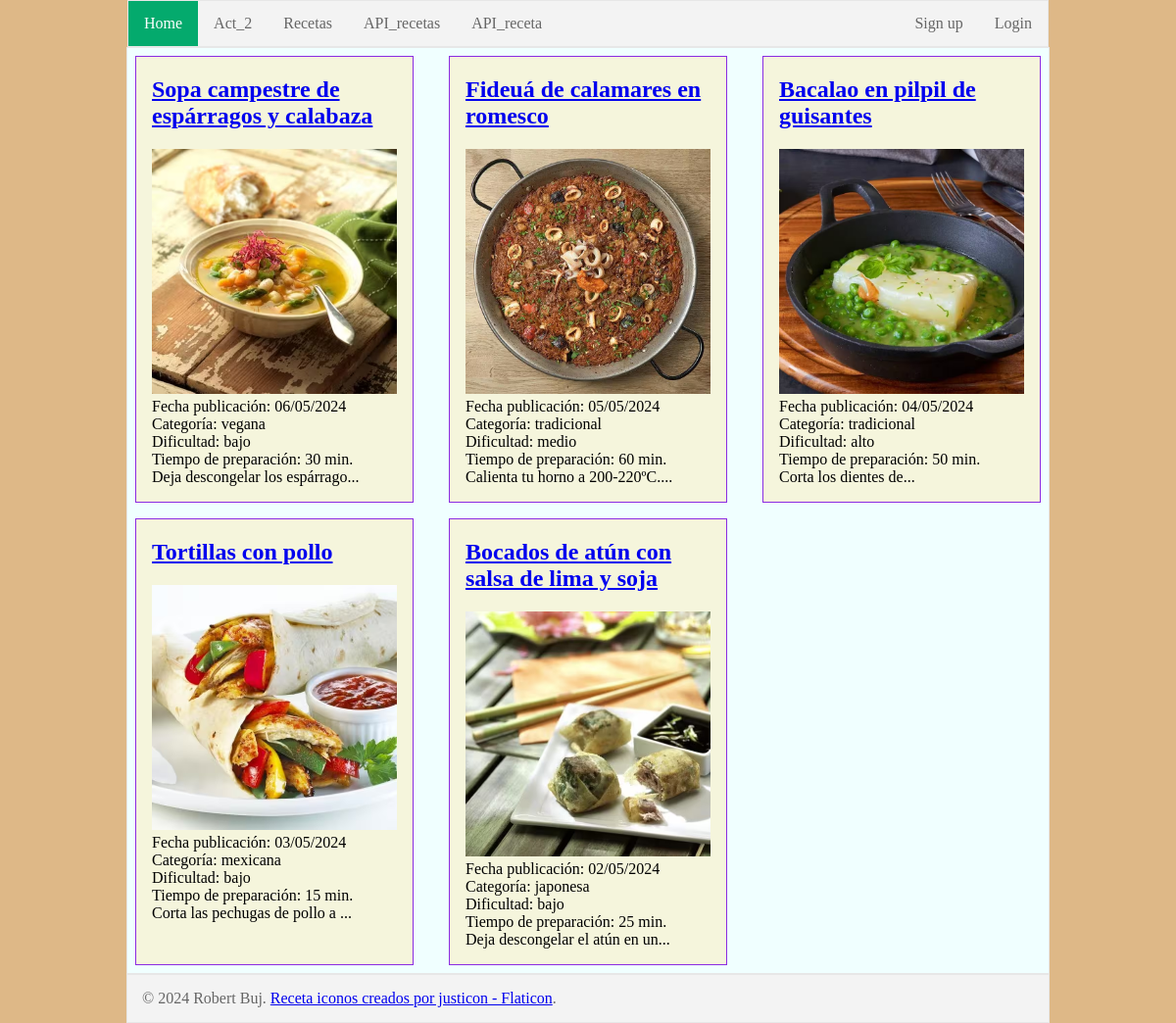
The page / on the database its author committed.
### tables this page shows
CREATE TABLE `recetas_pec3` (
  `id_receta` int NOT NULL,
  `id_categoria` int DEFAULT NULL,
  `id_nivel_dificultad` int DEFAULT NULL,
  `fecha_publicacion` timestamp NULL DEFAULT CURRENT_TIMESTAMP,
  `imagen_receta` varchar(100) DEFAULT NULL,
  `tiempo_preparacion` int DEFAULT NULL,
  `nombre_receta` varchar(75) DEFAULT NULL,
  `texto_receta` varchar(2000) DEFAULT NULL,
  PRIMARY KEY (`id_receta`),
  UNIQUE KEY `id_recepta_UNIQUE` (`id_receta`),
  KEY `fk_categories_pac3_idx` (`id_categoria`),
  KEY `fk_receptes_pac3_1_idx` (`id_nivel_dificultad`),
  CONSTRAINT `fk_categories_pac3` FOREIGN KEY (`id_categoria`) REFERENCES `categorias_pec3` (`id_categoria`),
  CONSTRAINT `fk_nivel_dificultad_pec3` FOREIGN KEY (`id_nivel_dificultad`) REFERENCES `nivel_dificultad_pec3` (`id_nivel_dificultad`)
);

CREATE TABLE `categorias_pec3` (
  `id_categoria` int NOT NULL,
  `nombre_categoria` varchar(25) NOT NULL,
  PRIMARY KEY (`id_categoria`),
  UNIQUE KEY `id_caegoria_UNIQUE` (`id_categoria`)
);

CREATE TABLE `nivel_dificultad_pec3` (
  `id_nivel_dificultad` int NOT NULL,
  `nombre_nivel_dificultad` varchar(25) NOT NULL,
  PRIMARY KEY (`id_nivel_dificultad`),
  UNIQUE KEY `id_nivell_dificultat_UNIQUE` (`id_nivel_dificultad`)
);

### src/index.php (the view, shortened to what this page needs)
<!DOCTYPE html>
<html lang="es">
<head>
  <link rel="stylesheet" type="text/css" href="css/style.css">
</head>
<body>
  <?php
  require 'vars.php';
  require 'common.php';
  echo '<header class="contenido">';
  show_nav_menu();
  echo '</header>';
  echo '<main class="contenido">';
  $conn = new mysqli($host, $user, $password, $dbname);
  $conn->set_charset("utf8");
  echo '<div id="lista_recetas">';
  $instruction = "select UNIX_TIMESTAMP(fecha_publicacion) as dt, SUBSTRING(texto_receta, 4, 30) as resumen_receta, id_receta, imagen_receta, tiempo_preparacion, nombre_receta, id_categoria, id_nivel_dificultad from recetas_pec3 order by fecha_publicacion desc limit 5";
  $recetas = $conn->query($instruction);
  $receta = $recetas->fetch_assoc();
  while ($receta != null) {
    $id_receta = $receta['id_receta'];
    $imagen_receta = $receta['imagen_receta'];
    $dt = $receta['dt'];
    $tiempo_preparacion = $receta['tiempo_preparacion'];
    $nombre_receta = $receta['nombre_receta'];
    $resumen_receta = $receta['resumen_receta'];
    $id_categoria = $receta['id_categoria'];
    $id_nivel_dificultad = $receta['id_nivel_dificultad'];
    $nombre_categoria = get_categoria($conn, $id_categoria);
    $nombre_nivel_dificultad = get_nivel_dificultad($conn, $id_nivel_dificultad);
    echo '<div class="receta_ficha">
            <h2><a href="post.php?id=' . $id_receta . '">' . $nombre_receta . '</a></h2>
            <img src=".' . $imagen_receta . '" alt="imagen de la receta">
  <div class="fecha_receta">Fecha publicación: ' . date('d\/m\/Y', $dt) . '</div>
  <div>Categoría: ' . $nombre_categoria . '</div>
  <div>Dificultad: ' . $nombre_nivel_dificultad . '</div>
  <div>Tiempo de preparación: ' . $tiempo_preparacion . ' min.</div>
  ' . strip_tags($resumen_receta) . '...
</div>';
    $receta = $recetas->fetch_assoc();
  }
  echo '</div>';
  echo '</main>';
  ?>
  <footer class="contenido">
    <p>
      © 2024 Robert Buj. <a href="https://www.flaticon.es/iconos-gratis/receta" target="_blank" rel="noopener noreferrer" title="receta iconos">Receta iconos creados por justicon - Flaticon</a>.
    </p>
  </footer>
</body>
</html>

### src/common.php (shortened to what this page needs)
<?php
function get_categoria($conn, $id_categoria)
{
    $instruction = "select nombre_categoria from categorias_pec3 where id_categoria='" . $id_categoria . "'";
    $res = $conn->query($instruction);
    $fila = $res->fetch_assoc();
    return $fila['nombre_categoria'];
}
function get_nivel_dificultad($conn, $id_nivel_dificultad)
{
    $instruction = "select nombre_nivel_dificultad from nivel_dificultad_pec3 where id_nivel_dificultad='" . $id_nivel_dificultad . "'";
    $res = $conn->query($instruction);
    $fila = $res->fetch_assoc();
    return $fila['nombre_nivel_dificultad'];
}
function show_nav_menu()
{
    $activePage = basename($_SERVER['PHP_SELF'], ".php");
    echo '<ul>';
    $currentPage = "index";
    if ($activePage == $currentPage) {
        echo '<li><a class="active" href="' . $currentPage . '.php">Home</a></li>';
    } else {
        echo '<li><a href="' . $currentPage . '.php">Home</a></li>';
    }
    $currentPage = "activity_2";
    if ($activePage == $currentPage) {
        echo '<li><a class="active" href="' . $currentPage . '.php">Act_2</a></li>';
    } else {
        echo '<li><a href="' . $currentPage . '.php">Act_2</a></li>';
    }
    $currentPage = "recipes";
    if ($activePage == $currentPage) {
        echo '<li><a class="active" href="' . $currentPage . '.php">Recetas</a></li>';
    } else {
        echo '<li><a href="' . $currentPage . '.php">Recetas</a></li>';
    }
    echo '<li><a href="api/recipes/1" target="_blank">API_recetas</a></li>';
    echo '<li><a href="api/recipe/1" target="_blank">API_receta</a></li>';
    if (isset($_SESSION['username'])) {
        $currentPage = "logout";
        if ($activePage == $currentPage) {
            echo '<li style="float:right"><a class="active" href="' . $currentPage . '.php">Logout</a></li>';
        } else {
            echo '<li style="float:right"><a href="' . $currentPage . '.php">Logout</a></li>';
        }
        $currentPage = "edit";
        if (isset($_SESSION['nombre'])) {
            if ($activePage == $currentPage) {
                echo '<li style="float:right"><a class="active" href="' . $currentPage . '.php">¡Hola ' . $_SESSION['nombre'] . '!</a></li>';
            } else {
                echo '<li style="float:right"><a href="' . $currentPage . '.php">¡Hola ' . $_SESSION['nombre'] . '!</a></li>';
            }
        } else {
            if ($activePage == $currentPage) {
                echo '<li style="float:right"><a class="active" href="' . $currentPage . '.php">Perfil de usuario</a></li>';
            } else {
                echo '<li style="float:right"><a href="' . $currentPage . '.php">Perfil de usuario</a></li>';
            }
        }
    } else {
        $currentPage = "login";
        if ($activePage == $currentPage) {
            echo '<li style="float:right"><a class="active" href="' . $currentPage . '.php">Login</a></li>';
        } else {
            echo '<li style="float:right"><a href="' . $currentPage . '.php">Login</a></li>';
        }
        $currentPage = "signup";
        if ($activePage == $currentPage) {
            echo '<li style="float:right"><a class="active" href="' . $currentPage . '.php">Sign up</a></li>';
        } else {
            echo '<li style="float:right"><a href="' . $currentPage . '.php">Sign up</a></li>';
        }
    }
    echo '</ul>';
}

### src/css/style.css (style rules this page uses)
html, body { box-sizing: border-box; height: 100%; margin: 0; display: flex; flex-direction: column; padding: 0; background-color: burlywood; }
.contenido { margin: 0 auto; width: 940px; height: auto; }
h1, h2 { color: chocolate; }
ol, ul { margin: 5px 0 5px 40px; }
main { border: 1px solid #e7e7e7; background-color: azure; flex: 1; }
p { margin: 15px; font-weight: lighter; }
#lista_recetas { display: grid; grid-template-columns: auto auto auto; justify-content: space-between; row-gap: 16px; padding: 8px; }
.receta_ficha { background-color: beige; border: 1px solid blueviolet; max-width: 250px; padding: 0 16px 16px 16px; }
.receta_ficha img { width: 100%; }
header ul { list-style-type: none; margin: 0; padding: 0; overflow: hidden; border: 1px solid #e7e7e7; background-color: #f3f3f3; }
header li { float: left; }
header li a { display: block; color: #666; text-align: center; padding: 14px 16px; text-decoration: none; }
header li a.active { color: white; background-color: #04AA6D; }
footer { color: #666; margin: 0; padding: 0; border: 1px solid #e7e7e7; background-color: #f3f3f3; }

### rows shown on the page
recetas_pec3: nombre_receta "Sopa campestre de espárragos y calabaza", imagen_receta (picture), dt "06/05/2024", id_categoria.nombre_categoria "vegana", id_nivel_dificultad.nombre_nivel_dificultad "bajo", tiempo_preparacion "30", resumen_receta "Deja descongelar los espárrago"
recetas_pec3: nombre_receta "Fideuá de calamares en romesco", imagen_receta (picture), dt "05/05/2024", id_categoria.nombre_categoria "tradicional", id_nivel_dificultad.nombre_nivel_dificultad "medio", tiempo_preparacion "60", resumen_receta "Calienta tu horno a 200-220ºC."
recetas_pec3: nombre_receta "Bacalao en pilpil de guisantes", imagen_receta (picture), dt "04/05/2024", id_categoria.nombre_categoria "tradicional", id_nivel_dificultad.nombre_nivel_dificultad "alto", tiempo_preparacion "50", resumen_receta "Corta los dientes de"
recetas_pec3: nombre_receta "Tortillas con pollo", imagen_receta (picture), dt "03/05/2024", id_categoria.nombre_categoria "mexicana", id_nivel_dificultad.nombre_nivel_dificultad "bajo", tiempo_preparacion "15", resumen_receta "Corta las pechugas de pollo a"
recetas_pec3: nombre_receta "Bocados de atún con salsa de lima y soja", imagen_receta (picture), dt "02/05/2024", id_categoria.nombre_categoria "japonesa", id_nivel_dificultad.nombre_nivel_dificultad "bajo", tiempo_preparacion "25", resumen_receta "Deja descongelar el atún en un"
